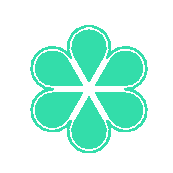

The script that saved this image:
import turtle
import math
from PIL import Image
import time
import imageio

l = 40 # length
r = l / math.sqrt(3) # radius
gap = 10 # gap length
angle = math.pi / 2

# setup the window
screen = turtle.Screen()
screen.setup(height=250, width=250)
screen.bgcolor('white')

# Create a turtle object
t = turtle.Turtle()
turtle.colormode(255)
t.pencolor((51, 221, 170))  # Set the pen color
t.pensize(1)  # Set the pen size
t.speed(2)  # Set the drawing speed

t.fillcolor((51, 221, 170))
# draw the flower petal
for i in range(6):
    t.left(60)
    t.penup()
    t.goto(gap * math.cos(angle), gap * math.sin(angle))
    t.pendown()
    t.begin_fill()
    t.forward(l)
    t.circle(r, 240)
    t.forward(l)
    t.end_fill()
    angle = angle - math.pi/3


r = gap/2 + l / math.sqrt(3)

t.penup()
t.pensize(2)
t.goto(math.sqrt(3) / 2 * r, 1.5 * r)

# draw the frame
t.pendown()
for i in range(6):
    t.left(60)
    t.circle(r, 240)
    t.left(120)

t.hideturtle()
canvas = screen.getcanvas()
canvas.postscript(file="drawing.eps")
img = Image.open('drawing.eps')
img.save('drawing.png')

turtle.done()